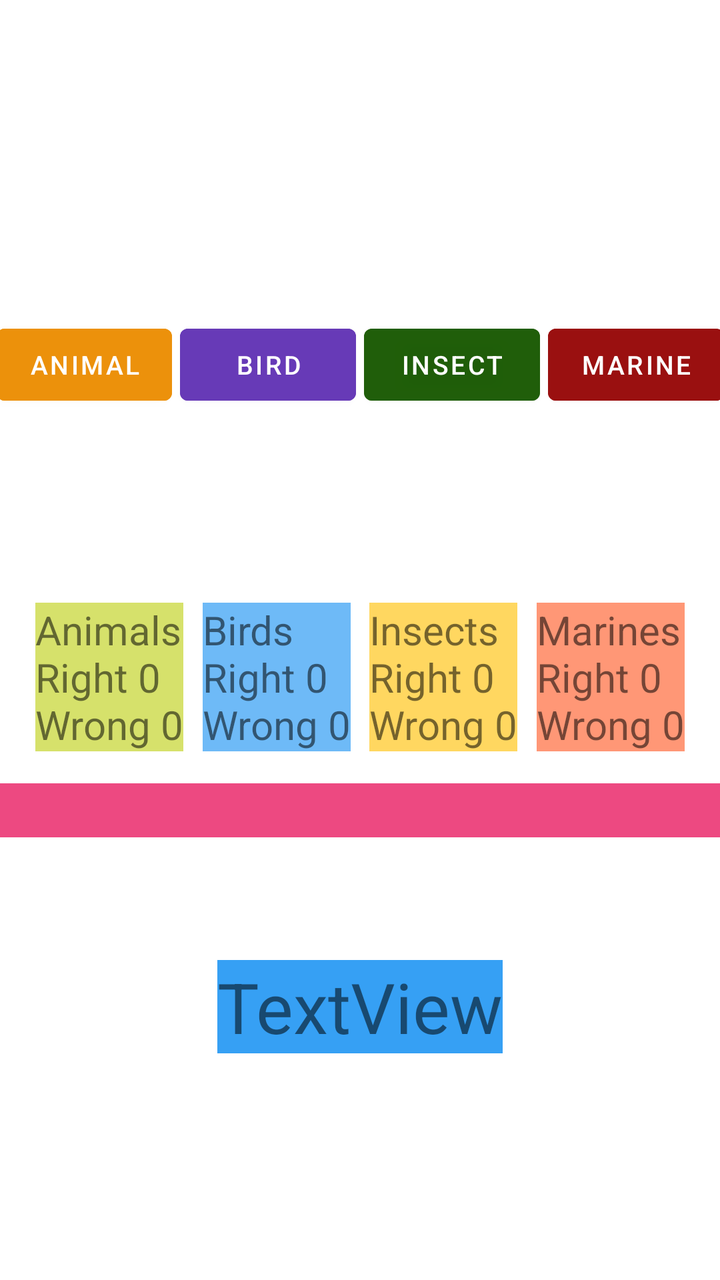
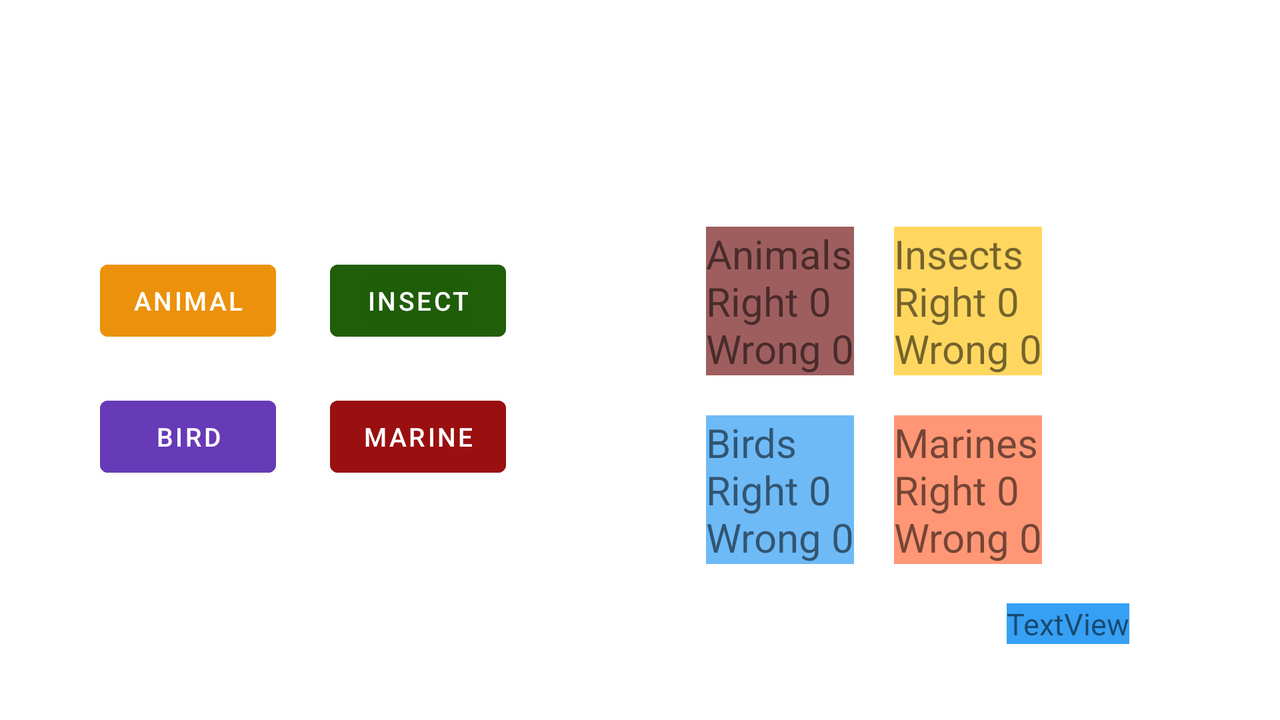

The same Android screen from two of the app's own layout files: first res/layout/ as a phone draws it, then the repository's variant for another configuration, drawn on a device whose configuration selects that folder. Both files follow.
<!-- AndroidManifest.xml: application theme Theme.GuessTheSpecies -->
<!-- res/layout/activity_main.xml -->
<?xml version="1.0" encoding="utf-8"?>
<androidx.constraintlayout.widget.ConstraintLayout xmlns:android="http://schemas.android.com/apk/res/android"
    xmlns:app="http://schemas.android.com/apk/res-auto"
    xmlns:tools="http://schemas.android.com/tools"
    android:layout_width="match_parent"
    android:layout_height="match_parent"
>

    <TextView
        android:id="@+id/organismName"
        android:layout_width="match_parent"
        android:layout_height="wrap_content"
        android:layout_marginStart="16dp"
        android:layout_marginTop="16dp"
        android:layout_marginEnd="16dp"

        android:text="Animal"
        android:textColor="@color/white"
        android:textSize="65sp"
        app:layout_constraintEnd_toEndOf="parent"
        app:layout_constraintHorizontal_bias="0.37"
        app:layout_constraintStart_toStartOf="parent"
        app:layout_constraintTop_toTopOf="parent" />

    <Button
        android:id="@+id/btn1"
        android:layout_width="wrap_content"
        android:layout_height="wrap_content"
        android:layout_marginStart="40dp"
        android:layout_marginTop="56dp"
        android:backgroundTint="#EC910B"
        android:text="Animal"
        android:textSize="13sp"
        app:layout_constraintEnd_toStartOf="@+id/btn2"
        app:layout_constraintHorizontal_bias="0.48"
        app:layout_constraintStart_toStartOf="parent"
        app:layout_constraintTop_toBottomOf="@+id/organismName" />

    <Button
        android:id="@+id/btn2"
        android:layout_width="wrap_content"
        android:layout_height="wrap_content"
        android:layout_marginStart="4dp"
        android:layout_marginEnd="4dp"
        android:backgroundTint="#673AB7"
        android:text="Bird"
        android:textSize="13sp"
        app:layout_constraintEnd_toStartOf="@+id/btn3"
        app:layout_constraintHorizontal_bias="0.5"
        app:layout_constraintStart_toEndOf="@+id/btn1"
        app:layout_constraintTop_toTopOf="@+id/btn1" />

    <Button
        android:id="@+id/btn3"
        android:layout_width="wrap_content"
        android:layout_height="wrap_content"
        android:layout_marginEnd="4dp"
        android:backgroundTint="#D31A5A03"
        android:text="Insect"
        android:textSize="13sp"
        app:layout_constraintEnd_toStartOf="@+id/btn4"
        app:layout_constraintStart_toEndOf="@+id/btn2"
        app:layout_constraintTop_toTopOf="@+id/btn2" />

    <Button
        android:id="@+id/btn4"
        android:layout_width="wrap_content"
        android:layout_height="wrap_content"
        android:layout_marginEnd="40dp"
        android:backgroundTint="#9A1010"
        android:text="Marine"
        android:textSize="13sp"
        app:layout_constraintEnd_toEndOf="parent"
        app:layout_constraintHorizontal_bias="1.0"
        app:layout_constraintStart_toEndOf="@+id/btn3"
        app:layout_constraintTop_toTopOf="@+id/btn3" />

    <TextView
        android:id="@+id/textViewResult"
        android:layout_width="wrap_content"
        android:layout_height="wrap_content"
        android:layout_marginStart="16dp"
        android:layout_marginTop="20dp"
        android:layout_marginEnd="16dp"
        android:textSize="32sp"
        app:layout_constraintEnd_toEndOf="parent"
        app:layout_constraintStart_toStartOf="parent"
        app:layout_constraintTop_toBottomOf="@+id/btn2" />

    <TextView
        android:id="@+id/textViewResultAnimal"
        android:layout_width="wrap_content"
        android:layout_height="wrap_content"
        android:layout_marginStart="16dp"
        android:layout_marginTop="32dp"
        android:background="#D6E16B"

        android:text="Animals\nRight 0\nWrong 0"
        android:textSize="20sp"
        app:layout_constraintEnd_toStartOf="@+id/textViewResultBird"
        app:layout_constraintHorizontal_bias="0.46"
        app:layout_constraintStart_toStartOf="parent"
        app:layout_constraintTop_toBottomOf="@+id/textViewResult" />

    <TextView
        android:id="@+id/textViewResultBird"
        android:layout_width="wrap_content"
        android:layout_height="wrap_content"
        android:layout_marginStart="8dp"
        android:layout_marginTop="32dp"
        android:layout_marginEnd="4dp"
        android:background="#A62196F3"
        android:text="Birds\nRight 0\nWrong 0"
        android:textSize="20sp"
        app:layout_constraintEnd_toStartOf="@+id/textViewResultInsect"
        app:layout_constraintHorizontal_bias="0.5"
        app:layout_constraintStart_toEndOf="@+id/textViewResultAnimal"
        app:layout_constraintTop_toBottomOf="@+id/textViewResult" />

    <TextView
        android:id="@+id/textViewResultInsect"
        android:layout_width="wrap_content"
        android:layout_height="wrap_content"
        android:layout_marginStart="4dp"
        android:layout_marginTop="32dp"
        android:layout_marginEnd="4dp"
        android:background="#A3FFC107"
        android:text="Insects\nRight 0\nWrong 0"
        android:textSize="20sp"
        app:layout_constraintEnd_toStartOf="@+id/textViewResultMarine"
        app:layout_constraintStart_toEndOf="@+id/textViewResultBird"
        app:layout_constraintTop_toBottomOf="@+id/textViewResult" />

    <TextView
        android:id="@+id/textViewResultMarine"
        android:layout_width="wrap_content"
        android:layout_height="wrap_content"
        android:layout_marginStart="4dp"
        android:layout_marginEnd="16dp"
        android:background="#9EFF5722"
        android:text="Marines\nRight 0\nWrong 0"
        android:textSize="20sp"
        app:layout_constraintEnd_toEndOf="parent"
        app:layout_constraintStart_toEndOf="@+id/textViewResultInsect"
        app:layout_constraintTop_toTopOf="@+id/textViewResultInsect" />

    <TextView
        android:id="@+id/CorrectAnswer"
        android:layout_width="match_parent"
        android:layout_height="wrap_content"
        android:layout_marginTop="16dp"

        android:background="#CEE91E63"
        android:textSize="20sp"
        app:layout_constraintEnd_toEndOf="parent"
        app:layout_constraintStart_toStartOf="parent"
        app:layout_constraintTop_toBottomOf="@+id/textViewResultBird" />

    <androidx.constraintlayout.widget.Guideline
        android:id="@+id/guideline2"
        android:layout_width="wrap_content"
        android:layout_height="wrap_content"
        android:orientation="vertical"
        app:layout_constraintGuide_begin="20dp" />

    <TextView
        android:id="@+id/Qcounter"
        android:layout_width="wrap_content"
        android:layout_height="wrap_content"
        android:layout_marginStart="100dp"
        android:layout_marginTop="48dp"
        android:layout_marginEnd="100dp"
        android:layout_marginBottom="100dp"
        android:background="#E62196F3"
        android:text="TextView"
        android:textSize="35sp"
        app:layout_constraintBottom_toBottomOf="parent"
        app:layout_constraintEnd_toEndOf="parent"
        app:layout_constraintStart_toStartOf="parent"
        app:layout_constraintTop_toBottomOf="@+id/CorrectAnswer" />


</androidx.constraintlayout.widget.ConstraintLayout>
<!-- resources referenced by this layout -->
<resources>
  <style name="Theme.GuessTheSpecies" parent="Theme.MaterialComponents.DayNight.DarkActionBar">
          
          <item name="colorPrimary">@color/purple_500</item>
          <item name="colorPrimaryVariant">@color/purple_700</item>
          <item name="colorOnPrimary">@color/white</item>
          
          <item name="colorSecondary">@color/teal_200</item>
          <item name="colorSecondaryVariant">@color/teal_700</item>
          <item name="colorOnSecondary">@color/black</item>
          
          <item name="android:statusBarColor">?attr/colorPrimaryVariant</item>
          
      </style>
</resources>
<!-- res/layout-land/activity_main.xml (the repository's variant of the layout above) -->
<!-- drawn on the phone turned sideways -->
<?xml version="1.0" encoding="utf-8"?>
<androidx.constraintlayout.widget.ConstraintLayout xmlns:android="http://schemas.android.com/apk/res/android"
    xmlns:app="http://schemas.android.com/apk/res-auto"
    xmlns:tools="http://schemas.android.com/tools"
    android:layout_width="match_parent"
    android:layout_height="match_parent">

    <TextView
        android:id="@+id/Qcounter"
        android:layout_width="wrap_content"
        android:layout_height="wrap_content"
        android:layout_marginStart="448dp"
        android:layout_marginEnd="20dp"
        android:layout_marginBottom="38dp"
        android:background="#E62196F3"
        android:text="TextView"
        android:textSize="15sp"
        app:layout_constraintBottom_toBottomOf="parent"
        app:layout_constraintEnd_toEndOf="parent"
        app:layout_constraintStart_toStartOf="parent" />

    <TextView
        android:id="@+id/organismName"
        android:layout_width="wrap_content"
        android:layout_height="wrap_content"
        android:layout_marginStart="50dp"
        android:layout_marginTop="20dp"

        android:text="Animal"
        android:textColor="@color/white"
        android:textSize="65sp"

        app:layout_constraintStart_toStartOf="parent"
        app:layout_constraintTop_toTopOf="parent" />

    <Button
        android:id="@+id/btn1"
        android:layout_width="wrap_content"
        android:layout_height="wrap_content"
        android:layout_marginStart="50dp"
        android:layout_marginTop="20dp"
        android:layout_marginEnd="27dp"
        android:backgroundTint="#EC910B"
        android:text="Animal"
        android:textSize="13sp"
        app:layout_constraintEnd_toStartOf="@+id/btn3"
        app:layout_constraintStart_toStartOf="parent"
        app:layout_constraintTop_toBottomOf="@+id/organismName" />

    <Button
        android:id="@+id/btn2"
        android:layout_width="wrap_content"
        android:layout_height="wrap_content"
        android:layout_marginStart="50dp"
        android:layout_marginTop="20dp"
        android:layout_marginEnd="27dp"
        android:backgroundTint="#673AB7"
        android:text="Bird"
        android:textSize="13sp"
        app:layout_constraintEnd_toStartOf="@+id/btn4"
        app:layout_constraintStart_toStartOf="parent"
        app:layout_constraintTop_toBottomOf="@+id/btn1" />

    <Button
        android:id="@+id/btn3"
        android:layout_width="wrap_content"
        android:layout_height="wrap_content"
        android:layout_marginStart="27dp"
        android:layout_marginTop="20dp"
        android:backgroundTint="#D31A5A03"
        android:text="Insect"
        android:textSize="13sp"
        app:layout_constraintStart_toEndOf="@+id/btn1"
        app:layout_constraintTop_toBottomOf="@+id/organismName" />

    <Button
        android:id="@+id/btn4"
        android:layout_width="wrap_content"
        android:layout_height="wrap_content"
        android:layout_marginStart="27dp"
        android:layout_marginTop="20dp"
        android:backgroundTint="#9A1010"
        android:text="Marine"
        android:textSize="13sp"
        app:layout_constraintStart_toEndOf="@+id/btn2"
        app:layout_constraintTop_toBottomOf="@+id/btn3" />

    <TextView
        android:id="@+id/textViewResult"
        android:layout_width="wrap_content"
        android:layout_height="wrap_content"
        android:layout_marginStart="20dp"
        android:layout_marginTop="40dp"
        android:textSize="45sp"
        app:layout_constraintEnd_toEndOf="parent"
        app:layout_constraintStart_toEndOf="@+id/textViewResultInsect"
        app:layout_constraintTop_toBottomOf="@+id/CorrectAnswer" />

    <TextView
        android:id="@+id/textViewResultAnimal"
        android:layout_width="wrap_content"
        android:layout_height="wrap_content"
        android:layout_marginStart="100dp"
        android:layout_marginTop="40dp"
        android:background="#D6E16B"
        android:backgroundTint="#9F5E5E"
        android:text="Animals\nRight 0\nWrong 0"
        android:textSize="20sp"
        app:layout_constraintStart_toEndOf="@+id/btn3"
        app:layout_constraintTop_toBottomOf="@+id/CorrectAnswer" />

    <TextView
        android:id="@+id/textViewResultBird"
        android:layout_width="wrap_content"
        android:layout_height="wrap_content"
        android:layout_marginStart="100dp"
        android:layout_marginTop="20dp"
        android:background="#A62196F3"
        android:text="Birds\nRight 0\nWrong 0"
        android:textSize="20sp"
        app:layout_constraintStart_toEndOf="@+id/btn4"
        app:layout_constraintTop_toBottomOf="@+id/textViewResultAnimal" />

    <TextView
        android:id="@+id/textViewResultInsect"
        android:layout_width="wrap_content"
        android:layout_height="wrap_content"
        android:layout_marginStart="20dp"
        android:layout_marginTop="40dp"
        android:background="#A3FFC107"
        android:text="Insects\nRight 0\nWrong 0"
        android:textSize="20sp"
        app:layout_constraintStart_toEndOf="@+id/textViewResultAnimal"
        app:layout_constraintTop_toBottomOf="@+id/CorrectAnswer" />

    <TextView
        android:id="@+id/textViewResultMarine"
        android:layout_width="wrap_content"
        android:layout_height="wrap_content"
        android:layout_marginStart="20dp"
        android:layout_marginTop="20dp"
        android:background="#9EFF5722"
        android:text="Marines\nRight 0\nWrong 0"
        android:textSize="20sp"
        app:layout_constraintStart_toEndOf="@+id/textViewResultBird"
        app:layout_constraintTop_toBottomOf="@+id/textViewResultInsect" />

    <TextView
        android:id="@+id/CorrectAnswer"
        android:layout_width="wrap_content"
        android:layout_height="wrap_content"

        android:layout_marginTop="20dp"
        android:background="#CEE91E63"
        android:textSize="40sp"
        app:layout_constraintEnd_toEndOf="parent"
        app:layout_constraintStart_toEndOf="@+id/organismName"
        app:layout_constraintTop_toTopOf="parent" />

    <androidx.constraintlayout.widget.Guideline
        android:id="@+id/guideline2"
        android:layout_width="wrap_content"
        android:layout_height="wrap_content"
        android:orientation="vertical"
        app:layout_constraintGuide_begin="20dp" />


</androidx.constraintlayout.widget.ConstraintLayout>
